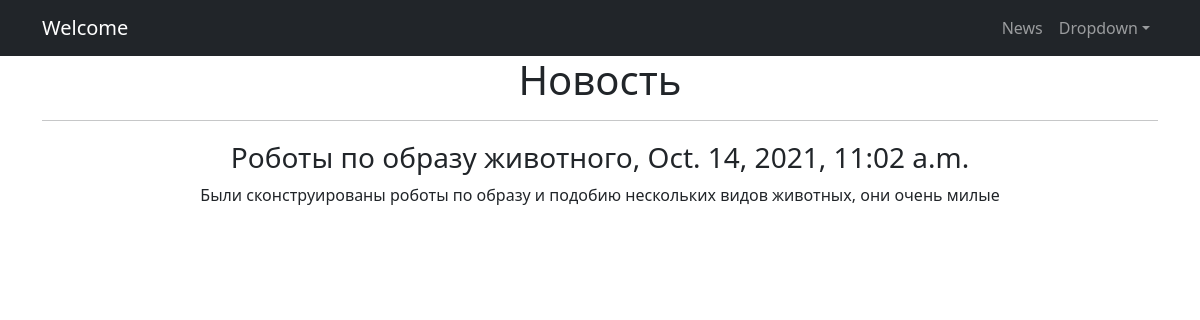
Screenshot of /news/1 with the database file from the repository.
### News/models.py (models this page shows, shortened)
class Post(models.Model):
    author = models.ForeignKey(Author, on_delete=models.CASCADE)
    NEWS = 'NW'
    ARTICLE = 'AR'
    CATEGORY_CHOICES = (
        (NEWS, 'Новость'),
        (ARTICLE, 'Статья'),
    )
    categoryType = models.CharField(max_length=2, choices=CATEGORY_CHOICES, default=ARTICLE)
    dateCreation = models.DateTimeField(auto_now_add=True)
    postCategory = models.ManyToManyField(Category, through='PostCategory')
    title = models.CharField(max_length=128)
    text = models.TextField()
    rating = models.SmallIntegerField(default=0)

### News/views.py (the view)
# urls.py: path('<int:pk>', NewsID.as_view()),
class NewsID(DetailView):
    model = Post
    template_name = 'flatpages/NewsId.html'
    context_object_name = 'NewsId'

### templates/flatpages/NewsId.html (shortened to what this page needs)
{% extends 'flatpages/default.html' %}
{% block content %}
<h1>Новость</h1>
<hr>
<h2><small> {{ NewsId.title}}, {{NewsId.dateCreation}} </small></h2>
<p> {{ NewsId.text}} </p>
{% endblock content %}

### rows the page displays
Post: title "Роботы по образу животного", dateCreation "Oct. 14, 2021, 11:02 a.m.", text "Были сконструированы роботы по образу и подобию нескольких видов животных, они очень милые"
